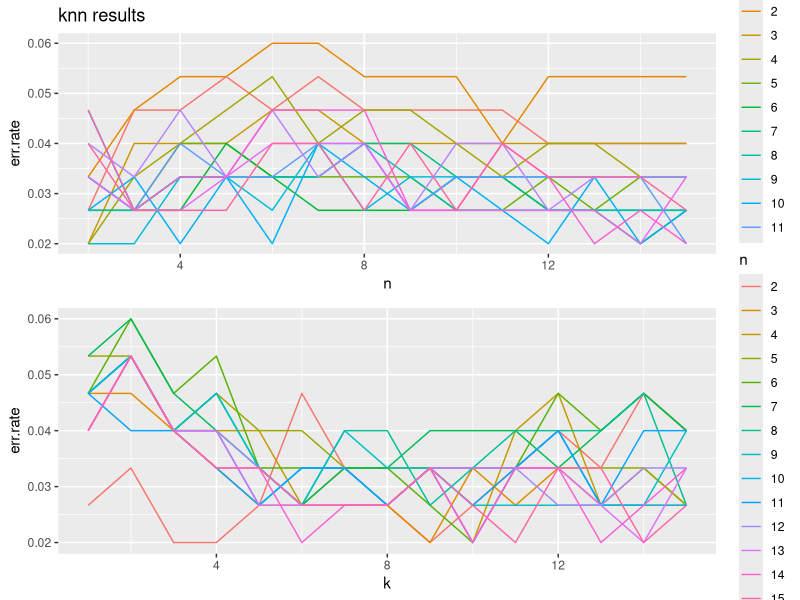

This chart was generated by the following R code:
# Elliott Temkin
# GASF Data Science 2013
# Assignment 2
# Implement knn clustering algorithm with n-fold cross validation

# Load add-on packages
# install.packages("gridExtra", lib="Rpackages")
# Installation commented out for running script
library(ggplot2)
library(class)
library(gridExtra)

# Load data and separate labels
data <- iris
labels <- data$Species
data$Species <- NULL

# Establish variables for future use
# This is where the max n and k values are selected if you want to change them
NumRecs <- nrow(data)
err.rates <- data.frame()  
max.n <- 15
max.k <- 15
knn.fit <- factor(levels=c("setosa", "versicolor", "virginica"))

# Define KnnNfold function
KnnNfold <- function(n, set, cl, k, err.rates) {
  # Performs n-fold cross validation for a knn classifier
  #
  # Args:
  #   n: Number of folds in cross validation
  #   set: Data set to perform knn clustering on
  #   cl: Labels of classes associated with data in set
  #   k: The number of neighbors used in the knn classifier
  #
  # Returns:
  #   Generalization error
  #   Also prints confusion matrix for knn results v. correct labels
  
  # Randomize data and create index to cut into n pieces
  set.seed(1)
  NumRecs <- nrow(set)
  rand <- sample(1:NumRecs)
  set.rand <- set[rand, ]
  label <- cl[rand]
  train.divisions <- cut(1:NumRecs, n, labels = FALSE) 
  
  # Look through n different rounds for cross validation and run knn analysis
  for (NTest in 1:n) {
    test.index <- which(train.divisions == NTest)
    test.data <- set.rand[test.index, ]
    train.data <- set.rand[-test.index, ]
    test.labels <- as.factor(as.matrix(label)[test.index, ])
    train.labels <- as.factor(as.matrix(label)[-test.index, ])

    knn.fit[test.index] <- knn(train = train.data, 
	                           test  = test.data,
	                           cl    = train.labels,
	                           k     = k)
  }

  # Print out confusion matrix, calculate and store generalization error
  cat('\n', 'n = ', n, ', k = ', k, '\n', sep='')
  print(table(label, knn.fit))
  this.err <- sum(label != knn.fit) / length(label)
  return(this.err)
}

# Loop from k = 1 to max.k
for (k in 1:max.k) {

  # Loop from n = 2 to max.n and perform n-fold cross validation with KnnNfold function
  # Add error and k value to err.rates data frame
  for (n in 2:max.n) {
    err.rates[((k-1)*(max.n-1))+n-1, 1] <- KnnNfold(n, data, labels, k, err.rates)
    err.rates[((k-1)*(max.n-1))+n-1, 2] <- k    
  }
}

# Create results data frame and plot generalization error v. n for each k
# CV not particularly significant for knn, but good for general other algorithms
results <- data.frame(rep(2:max.n, max.k), err.rates)
names(results) <- c('n', 'err.rate', 'k')
results$k <- as.factor(results$k)
title <- paste('knn results')

results.plot <- ggplot(results, aes(x=n, y=err.rate)) + geom_line(aes(colour=k))
results.plot <- results.plot + ggtitle(title)
results$n <- as.factor(results$n)
results$k <- as.numeric(results$k)
results.plot2 <- ggplot(results, aes(x=k, y=err.rate)) + geom_line(aes(colour=n))
grid.arrange(results.plot, results.plot2)

